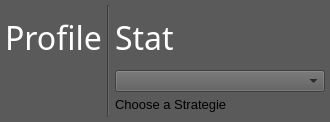
               <widget class="QWidget" name="page_main">
                <property name="styleSheet">
                 <string notr="true">background:rgb(91,90,90);</string>
                </property>
                <layout class="QHBoxLayout" name="horizontalLayout_19" stretch="10,20,10">
                 <property name="spacing">
                  <number>0</number>
                 </property>
                 <property name="leftMargin">
                  <number>0</number>
                 </property>
                 <property name="topMargin">
                  <number>5</number>
                 </property>
                 <property name="rightMargin">
                  <number>0</number>
                 </property>
                 <property name="bottomMargin">
                  <number>5</number>
                 </property>
                 <item>
                  <widget class="QFrame" name="frame_main_2">
                   <property name="frameShape">
                    <enum>QFrame::NoFrame</enum>
                   </property>
                   <property name="frameShadow">
                    <enum>QFrame::Plain</enum>
                   </property>
                   <layout class="QVBoxLayout" name="verticalLayout_5" stretch="2,2">
                    <property name="spacing">
                     <number>5</number>
                    </property>
                    <property name="leftMargin">
                     <number>5</number>
                    </property>
                    <property name="topMargin">
                     <number>5</number>
                    </property>
                    <property name="rightMargin">
                     <number>5</number>
                    </property>
                    <property name="bottomMargin">
                     <number>5</number>
                    </property>
                    <item>
                     <widget class="QLabel" name="lab_settings_hed">
                      <property name="minimumSize">
                       <size>
                        <width>0</width>
                        <height>55</height>
                       </size>
                      </property>
                      <property name="maximumSize">
                       <size>
                        <width>16777215</width>
                        <height>55</height>
                       </size>
                      </property>
                      <property name="font">
                       <font>
                        <family>Segoe UI Semilight</family>
                        <pointsize>24</pointsize>
                       </font>
                      </property>
                      <property name="layoutDirection">
                       <enum>Qt::LeftToRight</enum>
                      </property>
                      <property name="autoFillBackground">
                       <bool>false</bool>
                      </property>
                      <property name="styleSheet">
                       <string notr="true">QLabel {
	color:rgb(255,255,255);
}</string>
                      </property>
                      <property name="text">
                       <string>&lt;html&gt;&lt;head/&gt;&lt;body&gt;&lt;p&gt;&lt;span style=&quot; color:#ffffff;&quot;&gt;Profile&lt;/span&gt;&lt;/p&gt;&lt;/body&gt;&lt;/html&gt;</string>
                      </property>
                      <property name="textFormat">
                       <enum>Qt::RichText</enum>
                      </property>
                      <property name="alignment">
                       <set>Qt::AlignLeading|Qt::AlignLeft|Qt::AlignVCenter</set>
                      </property>
                     </widget>
                    </item>
                    <item>
                     <layout class="QHBoxLayout" name="horizontalLayout_18" stretch="0">
                      <item>
                       <widget class="WebappWidget" name="widget_bokeh" native="true"/>
                      </item>
                     </layout>
                    </item>
                   </layout>
                  </widget>
                 </item>
                 <item>
                  <widget class="Line" name="vert_divide">
                   <property name="orientation">
                    <enum>Qt::Vertical</enum>
                   </property>
                  </widget>
                 </item>
                 <item>
                  <widget class="QFrame" name="frame_settings_strat">
                   <property name="minimumSize">
                    <size>
                     <width>220</width>
                     <height>0</height>
                    </size>
                   </property>
                   <property name="maximumSize">
                    <size>
                     <width>220</width>
                     <height>16777215</height>
                    </size>
                   </property>
                   <property name="frameShape">
                    <enum>QFrame::NoFrame</enum>
                   </property>
                   <property name="frameShadow">
                    <enum>QFrame::Plain</enum>
                   </property>
                   <layout class="QVBoxLayout" name="verticalLayout_6">
                    <property name="spacing">
                     <number>5</number>
                    </property>
                    <property name="leftMargin">
                     <number>5</number>
                    </property>
                    <property name="topMargin">
                     <number>5</number>
                    </property>
                    <property name="rightMargin">
                     <number>5</number>
                    </property>
                    <property name="bottomMargin">
                     <number>5</number>
                    </property>
                    <item>
                     <widget class="QLabel" name="lab_settings_strat_hed">
                      <property name="minimumSize">
                       <size>
                        <width>0</width>
                        <height>55</height>
                       </size>
                      </property>
                      <property name="maximumSize">
                       <size>
                        <width>16777215</width>
                        <height>55</height>
                       </size>
                      </property>
                      <property name="font">
                       <font>
                        <family>Segoe UI Semilight</family>
                        <pointsize>24</pointsize>
                       </font>
                      </property>
                      <property name="styleSheet">
                       <string notr="true">QLabel {
	color:rgb(255,255,255);
}</string>
                      </property>
                      <property name="text">
                       <string>&lt;html&gt;&lt;head/&gt;&lt;body&gt;&lt;p&gt;&lt;span style=&quot; color:#ffffff;&quot;&gt;Stat &lt;/span&gt;&lt;/p&gt;&lt;/body&gt;&lt;/html&gt;</string>
                      </property>
                      <property name="alignment">
                       <set>Qt::AlignLeading|Qt::AlignLeft|Qt::AlignVCenter</set>
                      </property>
                     </widget>
                    </item>
                    <item>
                     <widget class="QComboBox" name="comboBox_strat"/>
                    </item>
                    <item>
                     <widget class="QLabel" name="lab_settings_strat_disc">
                      <property name="enabled">
                       <bool>true</bool>
                      </property>
                      <property name="font">
                       <font>
                        <family>Segoe UI</family>
                        <pointsize>10</pointsize>
                       </font>
                      </property>
                      <property name="text">
                       <string>Choose a Strategie</string>
                      </property>
                      <property name="alignment">
                       <set>Qt::AlignLeading|Qt::AlignLeft|Qt::AlignTop</set>
                      </property>
                     </widget>
                    </item>
                   </layout>
                  </widget>
                 </item>
                </layout>
               </widget>
